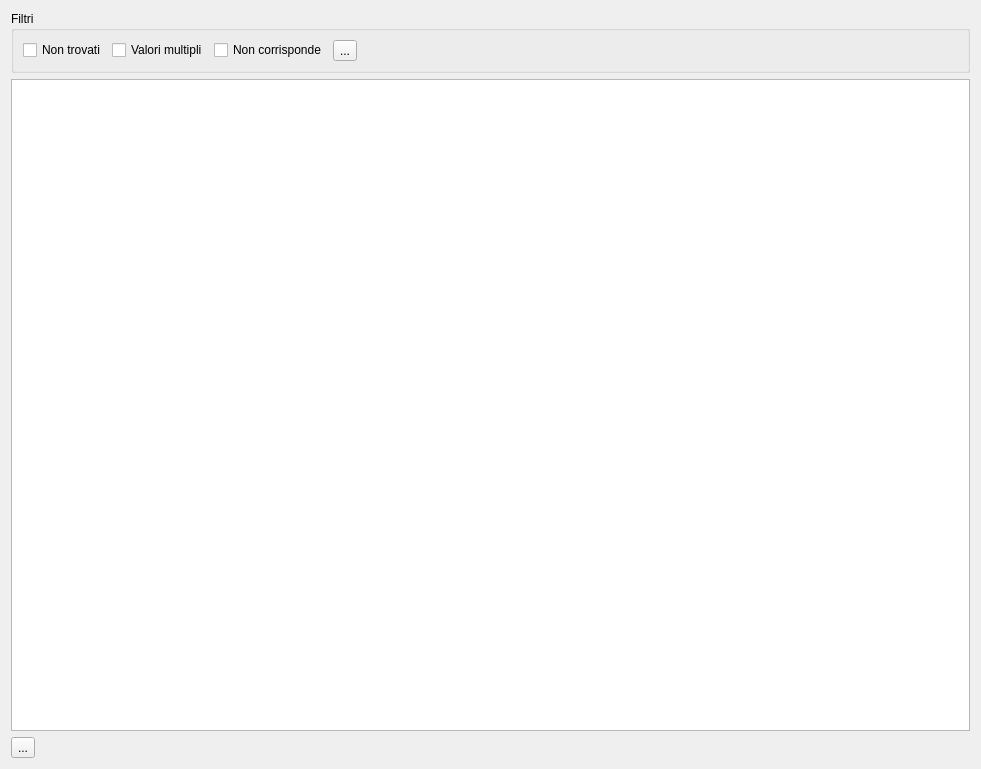
<?xml version="1.0" encoding="UTF-8"?>
<ui version="4.0">
 <class>viewRisultati</class>
 <widget class="QWidget" name="viewRisultati">
  <property name="geometry">
   <rect>
    <x>0</x>
    <y>0</y>
    <width>981</width>
    <height>769</height>
   </rect>
  </property>
  <property name="windowTitle">
   <string>Form</string>
  </property>
  <layout class="QGridLayout" name="gridLayout_4">
   <item row="0" column="0">
    <widget class="QGroupBox" name="groupBox">
     <property name="title">
      <string>Filtri</string>
     </property>
     <layout class="QGridLayout" name="gridLayout_3">
      <item row="0" column="0">
       <layout class="QGridLayout" name="gridLayout">
        <item row="0" column="2">
         <widget class="QCheckBox" name="cb_nonCorr">
          <property name="text">
           <string>Non corrisponde</string>
          </property>
         </widget>
        </item>
        <item row="0" column="4">
         <spacer name="horizontalSpacer">
          <property name="orientation">
           <enum>Qt::Horizontal</enum>
          </property>
          <property name="sizeHint" stdset="0">
           <size>
            <width>40</width>
            <height>20</height>
           </size>
          </property>
         </spacer>
        </item>
        <item row="0" column="0">
         <widget class="QCheckBox" name="cb_nonTrovato">
          <property name="text">
           <string>Non trovati</string>
          </property>
         </widget>
        </item>
        <item row="0" column="1">
         <widget class="QCheckBox" name="cb_multiValue">
          <property name="text">
           <string>Valori multipli</string>
          </property>
         </widget>
        </item>
        <item row="0" column="3">
         <widget class="QToolButton" name="tb_reset">
          <property name="text">
           <string>...</string>
          </property>
         </widget>
        </item>
       </layout>
      </item>
     </layout>
    </widget>
   </item>
   <item row="1" column="0">
    <layout class="QGridLayout" name="gridLayout_2">
     <item row="0" column="0">
      <widget class="QTableView" name="tv_princ"/>
     </item>
     <item row="1" column="0">
      <widget class="QToolButton" name="b_salva">
       <property name="text">
        <string>...</string>
       </property>
      </widget>
     </item>
    </layout>
   </item>
  </layout>
 </widget>
 <resources/>
 <connections/>
</ui>
